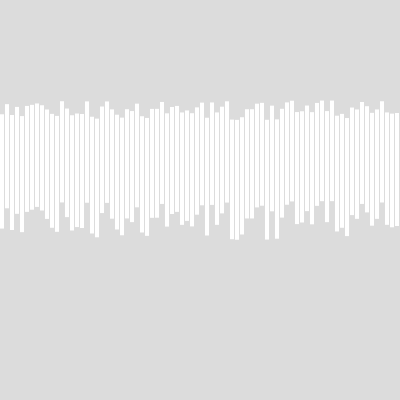
Frame 1 (no input)
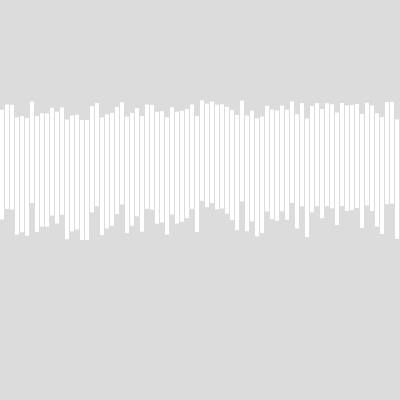
Frame 2 (the mouse pressed at the canvas centre, redrawn once)

The p5.js sketch that drew these frames (run headless with seeded random() and noise() and a simulated clock; the mouse was pressed at the canvas centre and the sketch redrawn once):

// p5.js sketch
// ── sketch.js
function setup() {
  createCanvas(400, 400);
  noLoop()
}

function draw() {
  background(220);
 noStroke()
 for(i=0;i<width;i++){ 
 let r = random(0,20)
  rect(i*5,100+r,4,100+r)
 }
}
